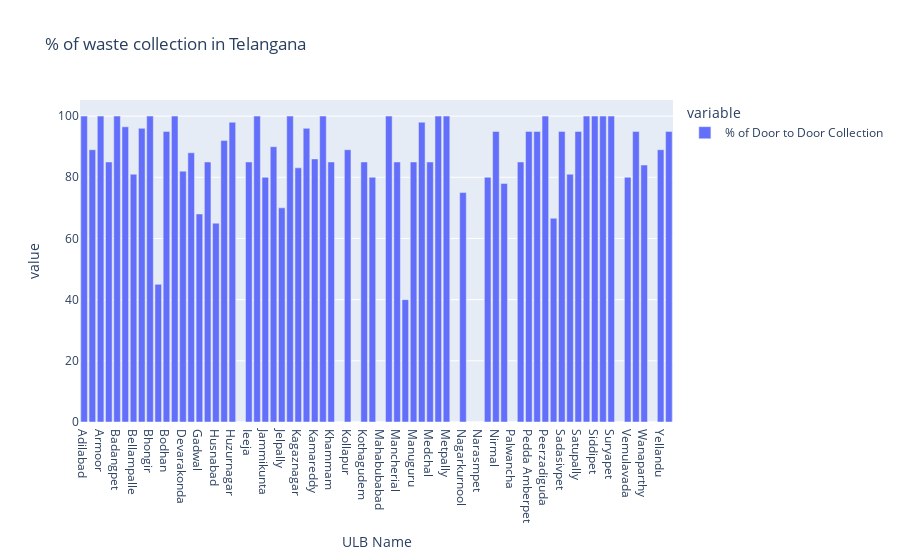

Notebook code cell kept with this figure:
### Code cell
fig = px.bar(df, x = 'ULB Name', y = ["% of Door to Door Collection"],title="% of waste collection in Telangana")

fig.show()

### Figure 1 — Plotly figure (JSON) as saved in the notebook; plotly's stock layout.template omitted (floating-point values rounded to 4 significant figures)
{"data": [{"alignmentgroup": "True", "hovertemplate": "variable=% of Door to Door Collection<br>ULB Name=%{x}<br>value=%{y}<extra></extra>", "legendgroup": "% of Door to Door Collection", "marker": {"color": "#636efa", "pattern": {"shape": ""}}, "name": "% of Door to Door Collection", "offsetgroup": "% of Door to Door Collection", "orientation": "v", "showlegend": true, "textposition": "auto", "type": "bar", "x": ["Adilabad", "Andol-Jogipet", "Armoor", "Atchampet", "Badangpet", "Badepally", "Bellampalle", "Bhainsa", "Bhongir", "Bhupalapally", "Bodhan", "Boduppal", "Devarakonda", "Dubbaka", "Gadwal", "Gajwel", "Husnabad", "Huzurabad", "Huzurnagar", "Ibrahimpatnam", "Ieeja", "Jagtial", "Jammikunta", "Jangoan", "Jelpally", "Jillelguda", "Kagaznagar", "Kalwakurthy", "Kamareddy", "Karimnagar", "Khammam", "Kodada", "Kollapur", "Korutla", "Kothagudem", "Madhira", "Mahabubabad", "Mahabubnagar", "Mancherial", "Mandamarri", "Manuguru", "Medak", "Medchal", "Meerpet", "Metpally", "Miryalaguda", "Nagarkurnool", "Nalgonda", "Narasmpet", "Narayanpet", "Nirmal", "Nizamabad", "Palwancha", "Parakala", "Pedda Amberpet", "Peddapalli", "Peerzadiguda", "Ramagundam", "Sadasivpet", "Sangareddy", "Satupally", "Shadnagar", "Siddipet", "Sircilla", "Suryapet", "Tandur", "Vemulavada", "Vikarabad", "Wanaparthy", "Warangal", "Yellandu", "Zaheerabad"], "xaxis": "x", "y": [100, 89, 100, 85, 100, 96.5, 81, 96, 100, 45, 95, 100, 82, 88, 68, 85, 65, 92, 98, 0, 85, 100, 80, 90, 70, 100, 83.08, 96, 86, 100, 85, 0, 89, 0, 85, 80, 0, 100, 85, 40, 85, 98, 85, 100, 100, 0, 75, 0, 0, 80, 95, 78, 0, 85, 95, 95, 100, 66.6, 95, 81, 95, 100, 100, 100, 100, 0, 80, 95, 84, 0, 89, 95], "yaxis": "y"}], "layout": {"barmode": "relative", "legend": {"title": {"text": "variable"}, "tracegroupgap": 0}, "title": {"text": "% of waste collection in Telangana"}, "xaxis": {"anchor": "y", "domain": [0, 1], "title": {"text": "ULB Name"}}, "yaxis": {"anchor": "x", "domain": [0, 1], "title": {"text": "value"}}}}
